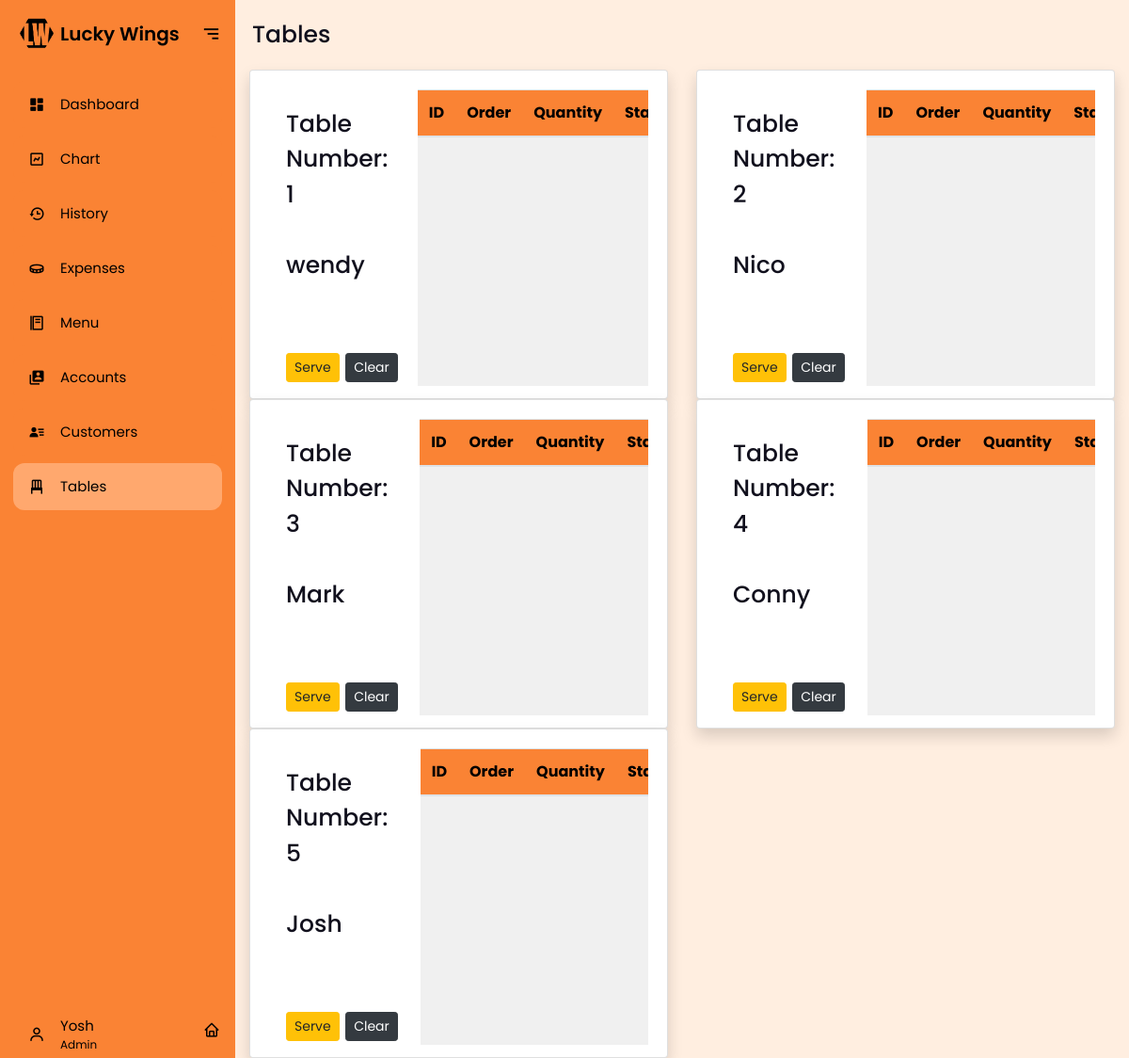
Screenshot of /tables.php (signed in) with the database file from the repository.
### tables this page shows
CREATE TABLE `customers` (
  `id` int(11) NOT NULL,
  `name` varchar(100) NOT NULL,
  `plan` varchar(100) NOT NULL,
  `table_num` int(3) NOT NULL,
  `head_count` int(2) NOT NULL,
  `status` varchar(10) NOT NULL DEFAULT 'Waiting'
);

### tables.php (the view, shortened to what this page needs)
<!DOCTYPE html>
<html lang="en" dir="ltr">
  <head>
    <?php include 'head.php';?>
  </head>
  <body>
    <?php
    include 'navbar.php';
    ?>
    <section class="home-section">
      <div class="text">Tables</div>
      <div id="alltable" class="alltable">
      <div class="container-fluid">
        <div class="row">
          <div class="col-xl-6">
            <div class="card table-card rounded shadow">
              <div class="card-content">
                <div class="card-body Cleartfix">
                  <div class="media align-items-stretch">
                    <div class="text">Table Number: 1 </br></br>
                      <?php
                        $sql = "SELECT * FROM customers;";
                        $result = $con-> query($sql);
                        $table = '1';
                        if ($result-> num_rows > 0){
                          while ($row = $result-> fetch_assoc()){
                            if($table == $row["table_num"]){
                              echo $row["name"];
                            }
                          }
                        }
                      ?>
                      <form action="process.php" method="post">
                        <div class="tble_button">
                          <button type="submit"class="btn btn-sm btn-warning" name="tableServe1"> Serve</button>
                          <button type="submit" class="btn btn-sm btn-dark " name="tableDelete1">Clear</button>
                        </div>
                    </div>
                    <div class="table-responsive">
                        <table class="table table-responsive tablelist">
                            <thead>
                                <tr class="bg-dark text-white">
                                    <th scope="col" width="3%">ID</th>
                                    <th scope="col" width="10%">Order</th>
                                    <th scope="col" width="3%">Quantity</th>
                                    <th scope="col" class="text-end" width="3%">Status</th>
                                </tr>
                            </thead>
                        </table>
                      </div>
                  </div>
                </div>
              </div>
            </div>
          </div>
          <div class="col-xl-6">
            <div class="card table-card rounded shadow">
              <div class="card-content">
                <div class="card-body Cleartfix">
                  <div class="media align-items-stretch">
                    <div class="text">Table Number: 2 </br></br>
                      <?php
                        $sql = "SELECT * FROM customers;";
                        $result = $con-> query($sql);
                        $table = '2';
                        if ($result-> num_rows > 0){
                          while ($row = $result-> fetch_assoc()){
                            if($table == $row["table_num"]){
                              echo $row["name"];
                            }
                          }
                        }
                      ?>
                      <form action="process.php" method="post">
                        <div class="tble_button">
                          <button type="submit"class="btn btn-sm btn-warning" name="tableServe2"> Serve</button>
                          <button type="submit" class="btn btn-sm btn-dark " name="tableDelete2">Clear</button>
                        </div>
                    </div>
                    <div class="table-responsive">
                        <table class="table table-responsive tablelist">
                            <thead>
                                <tr class="bg-dark text-white">
                                    <th scope="col" width="3%">ID</th>
                                    <th scope="col" width="10%">Order</th>
                                    <th scope="col" class="text-end" width="3%">Quantity</th>
                                    <th scope="col" class="text-end" width="5%">Status</th>
                                </tr>
                            </thead>
                        </table>
                      </div>
                  </div>
                </div>
              </div>
            </div>
          </div>
          <div class="col-xl-6">
            <div class="card table-card rounded shadow">
              <div class="card-content">
                <div class="card-body Cleartfix">
                  <div class="media align-items-stretch">
                    <div class="text">Table Number: 3 </br></br>
                      <?php
                        $sql = "SELECT * FROM customers;";
                        $result = $con-> query($sql);
                        $table = '3';
                        if ($result-> num_rows > 0){
                          while ($row = $result-> fetch_assoc()){
                            if($table == $row["table_num"]){
                              echo $row["name"];
                            }
                          }
                        }
                      ?>
                      <form action="process.php" method="post">
                        <div class="tble_button">
                          <button type="submit"class="btn btn-sm btn-warning" name="tableServe3"> Serve</button>
                          <button type="submit" class="btn btn-sm btn-dark " name="tableDelete3">Clear</button>
                        </div>
                    </div>
                    <div class="table-responsive">
                        <table class="table table-responsive tablelist">
                            <thead>
                                <tr class="bg-dark text-white">
                                    <th scope="col" width="3%">ID</th>
                                    <th scope="col" width="10%">Order</th>
                                    <th scope="col" class="text-end" width="3%">Quantity</th>
                                    <th scope="col" class="text-end" width="5%">Status</th>
                                </tr>
                            </thead>
                        </table>
                      </div>
                  </div>
                </div>
              </div>
            </div>
          </div>
          <div class="col-xl-6">
            <div class="card table-card rounded shadow">
              <div class="card-content">
                <div class="card-body Cleartfix">
                  <div class="media align-items-stretch">
                    <div class="text">Table Number: 4 </br></br>
                      <?php
                        $sql = "SELECT * FROM customers;";
                        $result = $con-> query($sql);
                        $table = '4';
                        if ($result-> num_rows > 0){
                          while ($row = $result-> fetch_assoc()){
                            if($table == $row["table_num"]){
                              echo $row["name"];
                            }
                          }
                        }
                      ?>
                      <form action="process.php" method="post">
                        <div class="tble_button">
                          <button type="submit"class="btn btn-sm btn-warning" name="tableServe4"> Serve</button>
                          <button type="submit" class="btn btn-sm btn-dark " name="tableDelete4">Clear</button>
                        </div>
                    </div>
                    <div class="table-responsive">
                        <table class="table table-responsive tablelist">
                            <thead>
                                <tr class="bg-dark text-white">
                                    <th scope="col" width="3%">ID</th>
                                    <th scope="col" width="10%">Order</th>
                                    <th scope="col" class="text-end" width="3%">Quantity</th>
                                    <th scope="col" class="text-end" width="5%">Status</th>
                                </tr>
                            </thead>
                        </table>
                      </div>
                  </div>
                </div>
              </div>
            </div>
          </div>
          <div class="col-xl-6">
            <div class="card table-card rounded shadow">
              <div class="card-content">
                <div class="card-body Cleartfix">
                  <div class="media align-items-stretch">
                    <div class="text">Table Number: 5 </br></br>
                      <?php
                        $sql = "SELECT * FROM customers;";
                        $result = $con-> query($sql);
                        $table = '5';
                        if ($result-> num_rows > 0){
                          while ($row = $result-> fetch_assoc()){
                            if($table == $row["table_num"]){
                              echo $row["name"];
                            }
                          }
                        }
                      ?>
                      <form action="process.php" method="post">
                        <div class="tble_button">
                          <button type="submit"class="btn btn-sm btn-warning" name="tableServe5"> Serve</button>
                          <button type="submit" class="btn btn-sm btn-dark " name="tableDelete5">Clear</button>
                        </div>
                    </div>
                    <div class="table-responsive">
                        <table class="table table-responsive tablelist">
                            <thead>
                                <tr class="bg-dark text-white">
                                    <th scope="col" width="3%">ID</th>
                                    <th scope="col" width="10%">Order</th>
                                    <th scope="col" class="text-end" width="3%">Quantity</th>
                                    <th scope="col" class="text-end" width="5%">Status</th>
                                </tr>
                            </thead>
                        </table>
                      </div>
                  </div>
                </div>
              </div>
            </div>
          </div>
        </div>
    </div>
      </div>
    </section>
  </body>
</html>

### style.css (style rules this page uses)
* { margin: 0; padding: 0; box-sizing: border-box; font-family: "Poppins" , sans-serif; }
.home-section { position: relative; min-height: 110vh; background: #ffeee0; top: 0px; left: 78px; width: calc(100% - 78px); transition: all 0.5s ease; z-index: 2; overflow: hidden; overflow-x: hidden; overflow-y: hidden; }
.sidebar.open ~ .home-section { left: 250px; width: calc(100% - 250px); }
.home-section .text { display: inline-block; color: #11101d; font-size: 25px; font-weight: 500; margin: 18px; }
.table td, .table th { text-align: center; }
body { font-family: 'Open Sans', sans-serif }
.table-card { height: 350px; }
.tble_button { margin-bottom: 0px; position: absolute; bottom: 15px; }
.tablelist { height: 315px; background-color: rgb(240, 240, 240); overflow: hidden; overflow-y: scroll; overflow-x: hidden; position: relative; }
th { background-color: #FA8334; color:rgb(0, 0, 0) }

### rows the page displays
customers: name "wendy"
customers: name "Nico"
customers: name "Mark"
customers: name "Conny"
customers: name "Josh"

### other values shown
$_SESSION['username'] "Yosh"
$_SESSION['position'] "Admin"
